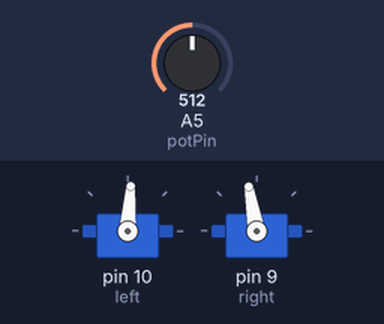
The sketch below on a simulated Arduino Uno, built with avr-gcc and run on an emulated ATmega328P. Parts: 2 × servo. The test bench sets the inputs (shaded band); at power-on: A5 (potPin) = 512.

Above: at 1.2 s.
1.3 s: A5 (potPin) set to 306
At 2.3 s:
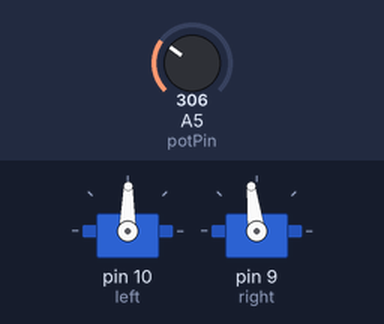
2.8 s: A5 (potPin) set to 1023
At 3.5 s:
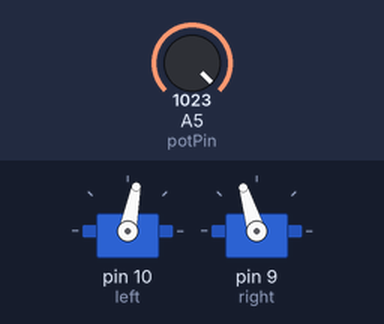
4.3 s: A5 (potPin) set to 511
At 4.6 s:
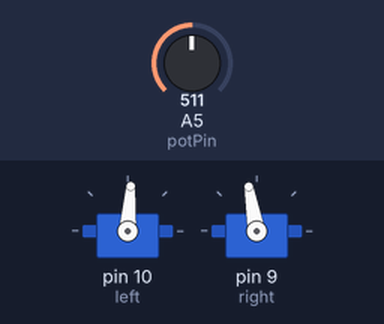
Timing chart, 0 to 7.3 s (numbered marks = the images above; inputs shaded):
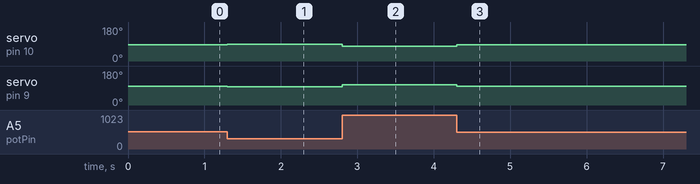

The sketch:

User_Program3_4.ino
```cpp
/*Software 1073 Arduino BoeBots
User Program
Method stubs are pre-made. add your own code to complete the challenge!

Program Task: Have the robot vary its speed based on how far one turns the potentiometer
Feel free to view the example program within the same folder if you need help!
*/
#include <Servo.h>

Servo left;
Servo right;
int potPin = 5;

void setup(){
  left.attach(10);
  right.attach(9);

}

void loop(){
  speedControl();
}

void speedControl(){
  int x = analogRead(potPin);
  int c = x/7;
  left.writeMicroseconds(1500 - c);
  right.writeMicroseconds(1500 + c);
}
```

Measured:
- after the input at 1.3 s, servo on pin 10 (left): 86° → 89° at once; servo on pin 9 (right): 100° → 97° at once
- after the input at 2.8 s, servo on pin 10 (left): 89° → 79° at once; servo on pin 9 (right): 97° → 107° at once
- after the input at 4.3 s, servo on pin 10 (left): 79° → 86° at once; servo on pin 9 (right): 107° → 100° at once
